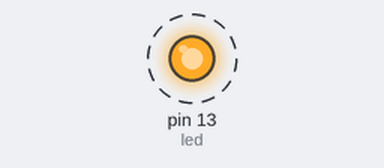
Recording of a sketch running on a simulated Arduino Uno, built with avr-gcc and run on an emulated ATmega328P. On the bench: output pins drawn as LEDs (lit = HIGH). Dashed ring = blinking.

Above: at 0.5 s.
Timing chart, 0 to 4.6 s (numbered marks = the images above):
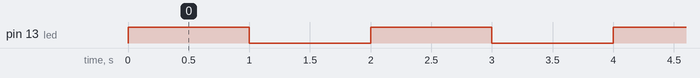

The sketch:

sample3_2.ino
```cpp
int led = 13;
int mtime = 1000;
void setup() {
  pinMode(led, OUTPUT);
}
void loop() {
  digitalWrite(led, HIGH);
  delay(mtime);
  digitalWrite(led, LOW);
  delay(mtime);
}
```

Measured:
- by itself, pin 13 (led): alternates HIGH for 1.0 s and LOW for 1.0 s
